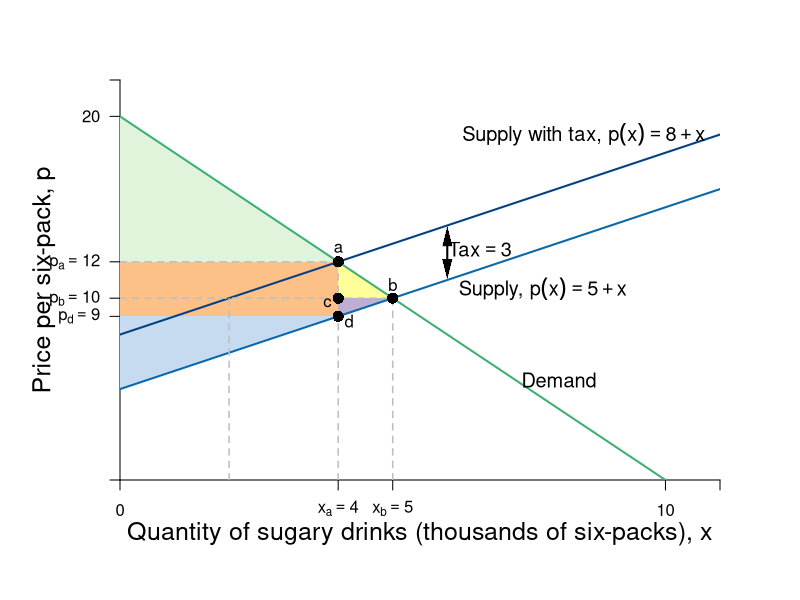

R code for this plot:
require(shape)
pdf(file = "indmarketdemand/sugar_tax_core_exam.pdf", width = 9, height = 7)

#Set parameters for graphics
axislabelsize <- 1.5
labelsize <- 1.2
graphlinewidth <- 2
segmentlinewidth <- 1.5

COL <- c("#7fc97f", "#beaed4", "#fdc086", "#ffff99", "#386cb0", "#f0027f", "#bf5b17", "#666666")
COLA <- c("#e0f3db", "#99d8c9","#66c2a4","#41ae76", "#238b45", "#005824")
COLB <- c("#c6dbef", "#4eb3d3", "#2b8cbe", "#0868ac","#084081")
COLC <- c("#fcfbfd", "#efedf5", "#dadaeb", "#bcbddc", "#9e9ac8", "#807dba", "#6a51a3", "#54278f", "#3f007d")

par(mar =  c(6, 6, 4, 4))

mrsA <- function(x, rmax = 20, xmax = 10) {
  rmax - (rmax/xmax)*x
}

uA <- function(x, y, rmax = 20, xmax = 10) {
  y + rmax*x - (1/2)(rmax/xmax)*x^2
}

Qs <- function(x, tax = 0){
  x + 5 + tax
}

Qs_tax<- function(x, tax = 3){
  x + 5 + tax
}

xlims <- c(0, 11)
ylims <- c(0, 22)

npts <- 501 
x <- seq(xlims[1], xlims[2], length.out = npts)
y <- seq(ylims[1], ylims[2], length.out = npts) 
a <- c(46.08, 55, 64)
b <- c(46.08, 55, 64)

plot(0, 0, xlim = xlims, ylim = ylims, type = "n",
     xlab = expression(paste("")),
     ylab = expression(paste("")), 
     xaxt = "n", 
     yaxt = "n", 
     cex.lab = axislabelsize, 
     bty = "n",
     xaxs="i", 
     yaxs="i")

# ticksy <- seq(from = 0, to = ylims[2], by = 2)
# ylabels <- seq(from = 0, to = ylims[2], by = 2)
# ticksx <- seq(from = 0, to = xlims[2], by = 2)
# xlabels <- seq(from = 0, to = xlims[2], by = 2)
ticksy <- c(0, 9, 10, 12, 20, ylims[2])
ylabels <- c(NA, expression(paste(p[d] == 9)), expression(paste(p[b] == 10)), expression(paste(p[a] == 12)), expression(paste(20)), NA)
ticksx <- c(0, 4, 5, 10, xlims[2])
xlabels <- c(0, expression(paste(x[a]) == 4), expression(paste(x[b]) == 5), expression(paste(10)), NA)

axis(1, at = ticksx, pos = 0, labels = xlabels)
axis(2, at = ticksy, pos = 0, labels = ylabels, las = 1)

npts <- 500 
xx1 <- seq(xlims[1], xlims[2], length.out = npts)

# Tax Rev Q
xpoly <- c(4, 4, 5)
ypoly <- c(9, 10, 10)
polygon(x = xpoly, y = ypoly, col = COL[2], density=NULL, border = NA)

# Tax Rev P 
xpoly1 <- c(0, 4, 4, 0)
ypoly1 <- c(9, 9, 12, 12)
polygon(x = xpoly1, y = ypoly1, col = COL[3], density=NULL, border = NA)

# DWL
xpoly2 <- c(4, 5, 4) 
ypoly2 <- c(10, 10, 12) # Change y1 to 10 to meet gray line
polygon(x = xpoly2, y = ypoly2, col = COL[4], density=NULL, border = NA)

# CS 
xpoly3 <- c(0, 0, 4)
ypoly3 <- c(12, 20, 12)
polygon(x = xpoly3, y = ypoly3, col = COLA[1], density=NULL, border = NA)

# PS
xpoly4 <- c(0, 0, 4, 4, 0)
ypoly4 <- c(9, Qs(0), Qs(4), 9, 9)
polygon(x = xpoly4, y = ypoly4, col = COLB[1], density=NULL, border = NA)


#Lines for mrs graph
lines(xx1, mrsA(xx1, rmax = 20, xmax = 10), col = COLA[4], lwd = graphlinewidth)

lines(xx1, Qs(xx1), col = COLB[4], lwd = graphlinewidth)
lines(xx1, Qs_tax(xx1), col = COLB[5], lwd = graphlinewidth)

# Market Price
segments(0, 12, 4, 12, lty = 2, col = "gray" , lwd = segmentlinewidth) 
segments(0, 10, 5, 10, lty = 2, col = "gray" , lwd = segmentlinewidth)

# Vert Seg from Q 
segments(5, 0, 5, 10, lty = 2, col = "gray" , lwd = segmentlinewidth)
segments(4, 0, 4, 12, lty = 2, col = "gray" , lwd = segmentlinewidth)

# Q*
segments(2, 0, 2, 10, lty = 2, col = "gray" , lwd = segmentlinewidth)

#Label axes
mtext(expression(paste("Quantity of sugary drinks (thousands of six-packs), ", x)), side=1, line = 2.5, cex = axislabelsize)
text(-1.4, 0.5*ylims[2], expression(paste("Price per six-pack, ", p)), xpd = TRUE, cex = axislabelsize, srt = 90) 

#Label a
points(4, 12, pch = 16, col = "black", cex = 1.5)
text(4, 12.75, expression(a))

#Label b
points(5, 10, pch = 16, col = "black", cex = 1.5)
text(5, 10.75, expression(b))

#Label c
points(4, 10, pch = 16, col = "black", cex = 1.5)
text(4 - 0.2, 10 - 0.25, expression(c))

#Label d
points(4, Qs(4) , pch = 16, col = "black", cex = 1.5)
text(4 + 0.2, Qs(4) - 0.25, expression(d))

#segments(4.11765, 6.17647, 5.88, 8.88, lty = 1, col = COL[2] , lwd = graphlinewidth)
text(8.5, 19, expression(paste("Supply with tax, ", p(x) == 8 + x)), cex = labelsize)
text(7.75, 10.5, expression(paste("Supply, ", p(x) == 5 + x)), cex = labelsize)

#Label mrs function
text(8.05, 5.5, expression(paste("Demand")), cex = labelsize)
Arrows(6, 11.6, 6, 13.4, col = "black", lty = 1, lwd = 2, arr.type = "triangle", arr.lwd = 0.2, code = 3)
text(6.6, 12.7, expression(paste("Tax" == 3)), cex = labelsize)

# Label CS
#text(1.2, 14, expression(paste("Consumer Surplus")))


dev.off()
